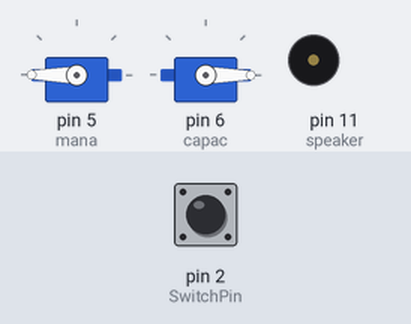
The sketch below on a simulated Arduino Uno, built with avr-gcc and run on an emulated ATmega328P. Shown: 2 × servo, buzzer (waves = sounding, pin HIGH). Inputs (shaded band) come from the test bench; at power-on: pin 2 (SwitchPin) LOW.

Above: at 1.2 s.
1.3 s: pin 2 (SwitchPin) pulled HIGH for 0.15 s
At 2.7 s:
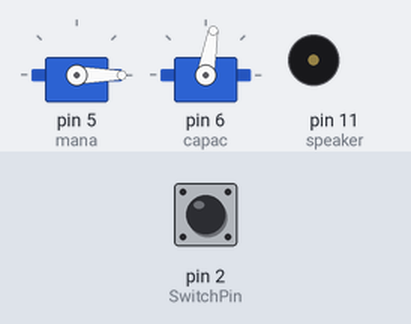
At 5.8 s:
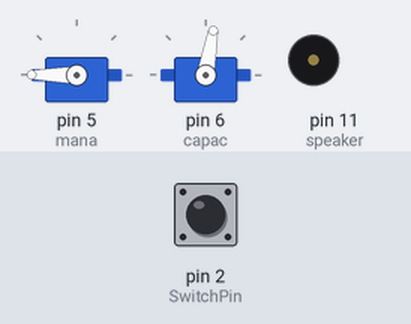
7.3 s: pin 2 (SwitchPin) driven LOW
Timing chart, 0 to 10.3 s (numbered marks = the images above; inputs shaded):
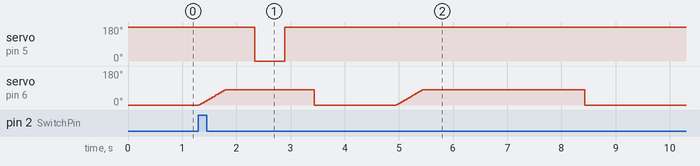

The sketch:

arduino_box.ino
```cpp
#include <Servo.h>

Servo mana;
Servo capac;

int pozitieSwitch=0, action=1, vot, randNumber=0;
int x = 1,servopos = 0;
int SwitchPin = 2;


#define  grave          40
#define  largo          46
#define  lento          52
#define  adagio         56
#define  larghetto      60
#define  adagietto      66
#define  andante        72
#define  andantino      80
#define  maestroso      88
#define  moderato      100
#define  allegretto    104
#define  animato       120
#define  allegro       132
#define  allegro_assai 144
#define  vivace        160
#define  presto        184
#define  prestissimo   208


#define note_G3  196
#define note_A3  220
#define note_B3  247
#define note_C4  262
#define note_D4  294
#define note_E4  330
#define note_FS4 370
#define note_G4  392
#define note_A4  440
#define note_B4  494
#define note_C5  523
#define note_D5  587


#define speaker 11

float default_tempo = float(prestissimo);
float current_tempo = default_tempo;
float timings[7];


#define semib       timings[0] // semi briev       - 4 beats
#define minim       timings[2] // minim            - 2 beats
#define crot        timings[3] // crotchet         - 1 beat
#define quav        timings[4] // quaver           - 1/2 beat


#define num_carols  10

void we_wish_you_a_merry_christmas();
void jingle_bells();


void (*play_list[num_carols])() = {
  we_wish_you_a_merry_christmas,
  jingle_bells
};


void wait(float duration) {
  uint32_t start;
  start    = millis();
  duration = duration * 1000;
  do {
  } while (millis() - start <= duration);
}


void set_tempo(float new_tempo) {
  float crotchet_duration;
  current_tempo = new_tempo;           // keep current tempo up to date in case it needs to be queried
  crotchet_duration = 60 / new_tempo;  // timing in seconds for 1 beat
  semib      = crotchet_duration * 4;  // semibrieve, 4 beats
  minim      = crotchet_duration * 2;  // minim, 2 beats
  crot       = crotchet_duration;      // crotchet, 1 beat
  quav       = crotchet_duration / 2;  // quaver, 1/2 beat

}

void play(int note, float note_duration) {
  tone(speaker, note, note_duration * 1000);
  wait(note_duration);
}


void rest(float rest_duration) {
  noTone(speaker);
  wait(rest_duration);
}

void setup()
{
  Serial.begin(9600);
  capac.write(0);
  mana.write(180);
  mana.attach(5);
  capac.attach(6);
  pinMode(speaker, OUTPUT);
  set_tempo(default_tempo);
}


void loop()
{
  pozitieSwitch = digitalRead(2);
  if(pozitieSwitch == HIGH){
   // if(action == 1){
        for (int i = 0; i <= 80; i++){
          capac.write(i);
          delay(6);
        }
        delay(550);
        mana.write(0);
        delay(550);
        mana.write(180);
        delay(550);
        capac.write(0);
        delay(1500);
        for (int i = 0; i <= 80; i++){
          capac.write(i);
          delay(6);
        }
        delay(3000);
        capac.write(0);
        action++;
    //}
  }


}
void we_wish_you_a_merry_christmas() {
  set_tempo(default_tempo);

  for (uint8_t repeat = 1; repeat <= 2; repeat++) {

    play(note_D4, crot);

    play(note_G4, crot);
    play(note_G4, quav);
    play(note_A4, quav);
    play(note_G4, quav);
    play(note_FS4, quav);

    play(note_E4, crot);
    play(note_E4, crot);
    play(note_E4, crot);

    play(note_A4, crot);
    play(note_A4, quav);
    play(note_B4, quav);
    play(note_A4, quav);
    play(note_G4, quav);

    play(note_FS4, crot);
    play(note_D4, crot);
    play(note_D4, crot);

    play(note_B4, crot);
    play(note_B4, quav);
    play(note_C5, quav);
    play(note_B4, quav);
    play(note_A4, quav);

    play(note_G4, crot);
    play(note_E4, crot);
    play(note_D4, quav);
    play(note_D4, quav);

    play(note_E4, crot);
    play(note_A4, crot);
    play(note_FS4, crot);

    play(note_G4, minim);
    play(note_D4, crot);

    play(note_G4, crot);
    play(note_G4, crot);
    play(note_G4, crot);

    play(note_FS4, minim);
    play(note_FS4, crot);

    play(note_G4, crot);
    play(note_FS4, crot);
    play(note_E4, crot);

    play(note_D4, minim);
    play(note_A4, crot);

    play(note_B4, crot);
    play(note_A4, crot);
    play(note_G4, crot);

    play(note_D5, crot);
    play(note_D4, crot);
    play(note_D4, quav);
    play(note_D4, quav);

    play(note_E4, crot);
    play(note_A4, crot);
    play(note_FS4, crot);

    play(note_G4, minim);
    rest(crot);
  }
}

void jingle_bells() {
  set_tempo(default_tempo * 2);

  rest(minim);
  for (uint8_t repeat = 1; repeat <= 2; repeat++) {

    play(note_B3, crot);
    play(note_B3, crot);
    play(note_B3, minim);

    play(note_B3, crot);
    play(note_B3, crot);
    play(note_B3, minim);

    play(note_B3, crot);
    play(note_D4, crot);
    play(note_G3, crot);
    play(note_A3, crot);

    play(note_B3, semib);

    play(note_C4, crot);
    play(note_C4, crot);
    play(note_C4, crot);
    play(note_C4, crot);

    play(note_C4, crot);
    play(note_B3, crot);
    play(note_B3, crot);
    play(note_B3, crot);

    play(note_B3, crot);
    play(note_A3, crot);
    play(note_A3, crot);
    play(note_B3, crot);

    play(note_A3, minim);
    play(note_D4, minim);

    play(note_B3, crot);
    play(note_B3, crot);
    play(note_B3, minim);

    play(note_B3, crot);
    play(note_B3, crot);
    play(note_B3, minim);

    play(note_B3, crot);
    play(note_D4, crot);
    play(note_G3, crot);
    play(note_A3, crot);

    play(note_B3, semib);

    play(note_C4, crot);
    play(note_C4, crot);
    play(note_C4, crot);
    play(note_C4, crot);

    play(note_C4, crot);
    play(note_B3, crot);
    play(note_B3, crot);
    play(note_B3, crot);

    play(note_D4, crot);
    play(note_D4, crot);
    play(note_C4, crot);
    play(note_A3, crot);

    play(note_G3, semib);
  }
}
```

Measured:
- after the input at 1.3 s, servo on pin 5 (mana): 180° → 0° after 1.0 s, → 180° 0.55 s later
